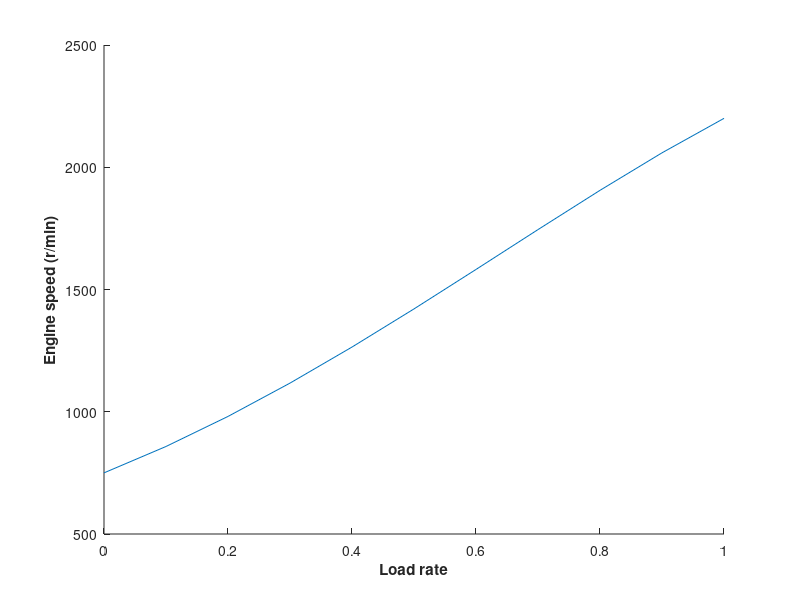

Recreate this plot in MATLAB.
x=0:0.1:1;
y=(-210.*x.^4-150.*x.^3+810.*x.^2+1000.*x+750);
plot(x,y);
xlabel('Load rate','FontWeight','bold');
ylabel('Engine speed (r/min)','FontWeight','bold');
box off 
